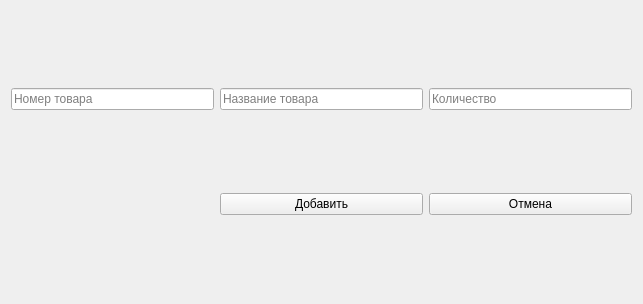
<?xml version="1.0" encoding="UTF-8"?>
<ui version="4.0">
 <class>add_window</class>
 <widget class="QWidget" name="add_window">
  <property name="geometry">
   <rect>
    <x>0</x>
    <y>0</y>
    <width>643</width>
    <height>304</height>
   </rect>
  </property>
  <property name="windowTitle">
   <string>Form</string>
  </property>
  <layout class="QGridLayout" name="gridLayout">
   <item row="0" column="0">
    <widget class="QLineEdit" name="number">
     <property name="placeholderText">
      <string>Номер товара</string>
     </property>
    </widget>
   </item>
   <item row="0" column="1">
    <widget class="QLineEdit" name="name">
     <property name="placeholderText">
      <string>Название товара</string>
     </property>
    </widget>
   </item>
   <item row="0" column="2">
    <widget class="QLineEdit" name="count">
     <property name="placeholderText">
      <string>Количество</string>
     </property>
    </widget>
   </item>
   <item row="1" column="1">
    <widget class="QPushButton" name="add_bot">
     <property name="text">
      <string>Добавить</string>
     </property>
    </widget>
   </item>
   <item row="1" column="2">
    <widget class="QPushButton" name="exit_bot">
     <property name="text">
      <string>Отмена</string>
     </property>
    </widget>
   </item>
  </layout>
 </widget>
 <resources/>
 <connections/>
</ui>
